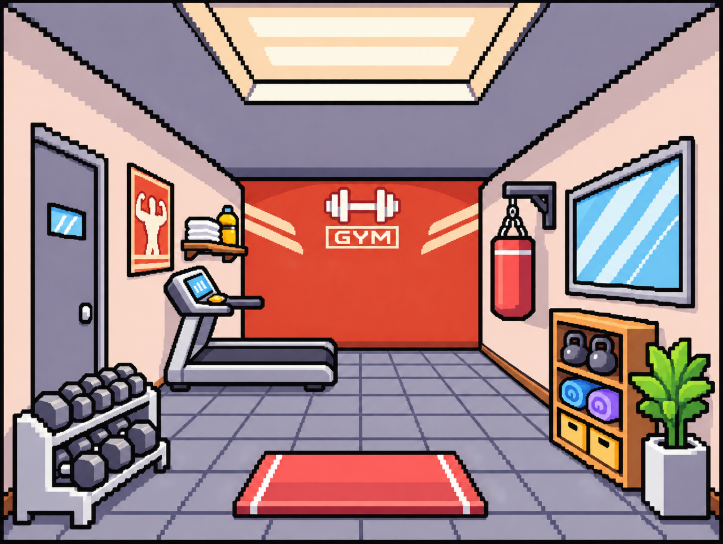
#> input picture tools/gym_room_ref.png, 1446 x 1087 px, given in place of b0_dawn.ppm, which was not available (shown at 1/2 size)
$ python make_backgrounds.py . sprint_light.png sprint_light.png
#> lines starting #> are read from the running program, lines starting #| are printed output that depends on the picture
"""Convert TamaPoke's idle-screen scenery into TamaWatch background resources.

usage: python3 make_backgrounds.py <rendered scenes dir> <TamaPoke repo> <TamaWatch>

The scenes are TamaPoke's own drawing code (MIT), rendered at 466x466 without UI,
pet or resident Pokemon (b<biome>_<dawn|day|dusk|night>.ppm, biome 0-6).
Each is scaled to 280x280 and Floyd-Steinberg dithered onto the watch's 64-colour
palette: the soft pastels sit between its colours, and snapping them to the nearest
one turns sand pink and skies grey. ~78 KB in memory per background, one at a time.
The biome per Pokemon comes from TamaPoke's dex.h (by primary type).
Generates resources/drawables/backgrounds/, backgrounds.xml and source/Scenes.mc.
"""
import os, re, sys
from PIL import Image

SCENES, TAMAPOKE, APP = sys.argv[1], sys.argv[2], sys.argv[3]
TIMES = ["dawn", "day", "dusk", "night"]
BIOMES = ["meadow", "beach", "forest", "volcano", "mountain", "snow", "graveyard"]
SIZE = 280
LEVELS = [0, 85, 170, 255]

# The watch's 64 colours (every combination of LEVELS) as a palette image for dithering.
PAL_IMG = Image.new("P", (1, 1))
_pal = [c for r in LEVELS for g in LEVELS for b in LEVELS for c in (r, g, b)]
PAL_IMG.putpalette(_pal + [0, 0, 0] * (256 - 64))

out_dir = os.path.join(APP, "resources", "drawables", "backgrounds")
os.makedirs(out_dir, exist_ok=True)

xml = []
for b in range(7):
    for t in TIMES:
        im = Image.open(os.path.join(SCENES, "b%d_%s.ppm" % (b, t))).convert("RGB")
        im = im.resize((SIZE, SIZE), Image.LANCZOS)
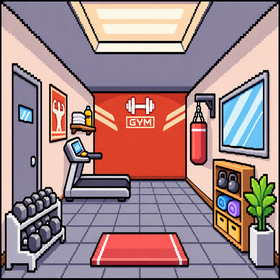
#> im: PIL image 280x280 RGB; mean R, G, B 161.4, 133.1, 135.4
        im = im.quantize(palette=PAL_IMG, dither=Image.Dither.FLOYDSTEINBERG).convert("RGB")
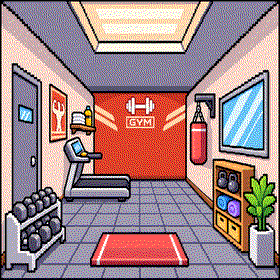
#> im: PIL image 280x280 RGB; mean R, G, B 161.5, 133.1, 135.4
        cols = sorted(c for _, c in im.getcolors(1 << 16))
#> cols = 55 items, first 6: (0, 0, 0), (0, 0, 85), (0, 0, 170), (0, 85, 0), (0, 85, 85), (0, 85, 170)
#> (the run stopped early here; a loop or call above may not have finished)
